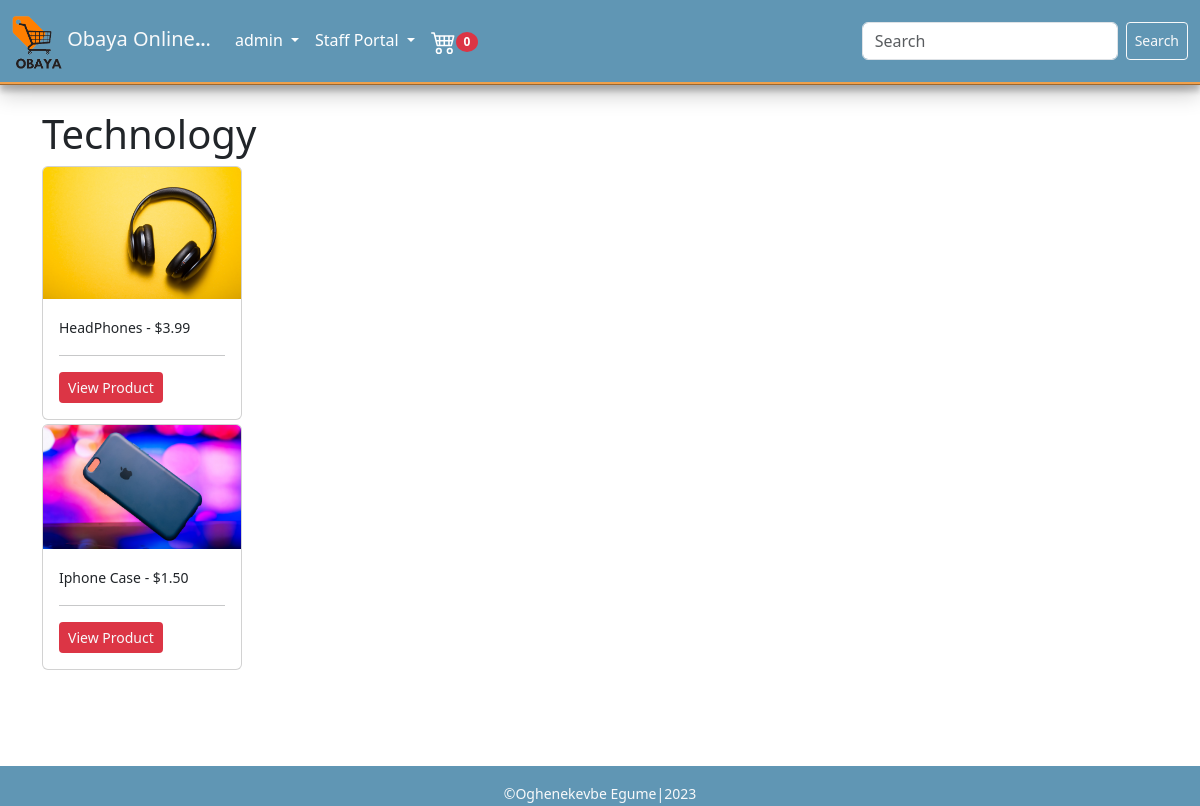
Page /categories/2 (signed in) on the committed database.
### store/models.py (models this page shows, shortened)
class Order(models.Model):
    customer = models.ForeignKey(Customer, related_name='orders', null=True, blank=True, on_delete =models.CASCADE )
    billing_address = models.ForeignKey(BillingAddress, on_delete=models.SET_NULL, blank=True, null=True, related_name='billing_address_order_set')
    date_ordered = models.DateTimeField(auto_now_add=True)
    complete = models.BooleanField(default=False, null=True, blank=False)
    transaction_id = models.UUIDField(default=uuid.uuid4().hex, primary_key=True)
    @property
    def get_cart_items(self):
        orderitems = self.orderitem_set.all()
        total = sum([item.quantity for item in orderitems])
        return total

class Categories(models.Model):
    name = models.CharField(max_length=225, null=True)

class Product(models.Model):
    name = models.CharField(max_length=225, null=True)
    image = models.ImageField(blank=False, null=False)
    description = models.CharField(null=True, blank=True,max_length=50)
    category = models.ForeignKey(Categories, on_delete=models.CASCADE, related_name = 'product_category', null = True)
    price = models.DecimalField(max_digits=7, decimal_places=2)
    digital = models.BooleanField(default=False, null=True, blank=True)
    date_added = models.DateTimeField(default=timezone.now)
    @property
    def imageURL(self):
        try:
            url = self.image.url
        except:
            url = ''
        return url

### store/views.py (the view)
# urls.py: path("categories/<str:pk>", CategoryDetail.as_view(), name="category_detail"),
class CategoryDetail(DetailView):
    model = Categories
    template_name = 'category_detail.html'
    context_object_name = 'category'
    def get_context_data(self, **kwargs):
        context = super().get_context_data(**kwargs)
        category = self.object  # Get the current category object from the view's context
        products = Product.objects.filter(category=category)
        context['products'] = products
        if self.request.user.is_authenticated:
            order, created = Order.objects.get_or_create(customer=self.request.user.customer, complete=False)
            order_item = order.orderitem_set.all()
            context["order"] = order
            context["order_item"] = order_item
        return context

### store/templates/category_detail.html (shortened to what this page needs)
{% extends 'base.html' %}
{% block content %}
  <div class="container">
    <div class="row">
      <div class="col" style="max-height: max-content; margin-top: 10px; min-height: 82vh;">
        <h1>{{ category.name }}</h1>
        {% for product in products %}
        <div id='cart-card my-3'>
            <div class="card my-1" style="width: 200px;">
                <a href="{% url 'products' product.pk %}"><img src="{{product.imageURL}} " class="card-img-top" alt="..." style='background-size: contain;'></a>
                <div class="card-body">
                  <div class="card-text">
                    <div class="card-text">
                        <p><small>{{product.name}} - <span class=' fw-lighter'>${{product.price}}</span></small></p>
                        <hr>
                          <a href="{% url 'products' product.pk %}" class='btn update-cart  btn-sm bg-danger text-light' >View Product</a>
                      </div>
                  </div>
                </div>
            </div>
        </div>
          {% empty %}
          <p>No products in this category yet.</p>
        {% endfor %}
      </div>
    </div>
  </div>
{% endblock %}

### store/templates/base.html (shortened to what this page needs)
{% load static %}
<!DOCTYPE html>
<html lang="en">
<head>
  <link rel="stylesheet" href="{% static 'css/bootstrap.min.css' %}">
  <link rel="stylesheet" type="text/css" href="{% static 'css/base.css' %}">
</head>
<body>
  <nav class="navbar navbar-expand-lg bg-secondary">
    <div class="container-fluid">
      <a class="navbar-brand text-light" href="{% url 'store' %}"> <img src="{% static 'images/obaya.png' %}" alt="" width="50"> Obaya Online<b>.<small>.</small></b>.</a>
      <div class="collapse navbar-collapse" id="navbarSupportedContent">
        <ul class="navbar-nav me-auto mb-2 mb-lg-0">
          <li class="nav-item dropdown">
            {% if user.is_authenticated%}
            <a class="nav-link dropdown-toggle" href="#" role="button" data-bs-toggle="dropdown" aria-expanded="false">
              {{user.username}}
            </a>
            {% endif %}
          </li>
          <li class="nav-item dropdown">
            {% if user.is_authenticated and user.is_staff%}
            <a class="nav-link dropdown-toggle" href="#" role="button" data-bs-toggle="dropdown" aria-expanded="false">
              Staff Portal
            </a>
            {% endif %}
          </li>
          <li class="nav-item">
            <a class="nav-link" href=" {% url 'cart' %} "><small class='badge bg-danger rounded-circle' id='cart-badge'>
                {{order.get_cart_items}}
              </small></a>
          </li>
        </ul>
        <form class="d-flex" method="GET" action="{% url 'store' %}">
          <input class="form-control me-2" type="search" placeholder="Search" aria-label="Search" name="q" style='width:16rem;'>
          <button class="btn btn-sm btn-outline-light text-light" type="submit">Search</button>
        </form>
      </div>
    </div>
  </nav>
  <div id="base-container" style="margin-top: 100px; ">
    {% block content %}
    {% endblock content %}
  </div>
  <footer>
    <div>
      <p>
      <h6 class=" text-center text-light"><small style="margin-top: 10px;">&copy;Oghenekevbe Egume|2023</small></h6>
      </p>
    </div>
  </footer>
</body>
</html>

### static/css/base.css (style rules this page uses)
body { background-color: #fff; }
.navbar { background-color: #6096B4 !important; border-bottom-style: ridge; border-bottom-color: #F0A04B; box-shadow: rgba(0, 0, 0, 0.19) 0px 10px 20px, rgba(0, 0, 0, 0.23) 0px 6px 6px; width: 100%; position: fixed; top: 0; z-index: 100; }
.navbar ul li a { color: #fff !important; }
footer { background-color: #6096B4 !important; height: 40px; padding-top: 2px; }

### rows in the picture
Order: get_cart_items "0"
Categories: name "Technology"
Product: imageURL (picture), name "HeadPhones", price "3.99"
Product: imageURL (picture), name "Iphone Case", price "1.50"

### other values in the picture
{{ user.username }} "admin"
